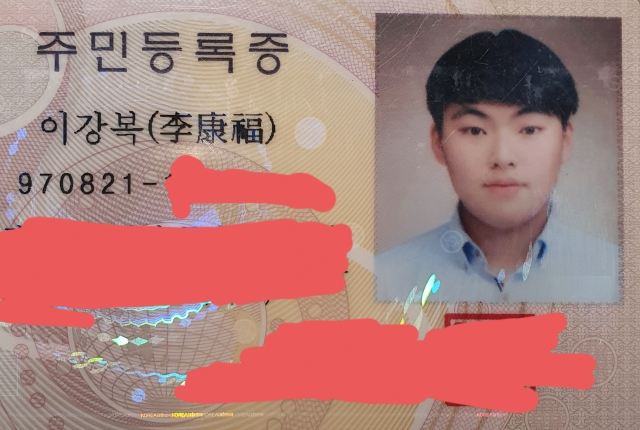
#> input picture media/example.jpg, 1280 x 860 px (shown at 1/2 size)
$ python -i ocr.py   (imports and definitions only)
#> lines starting #> are read from the running program, lines starting #| are printed output that depends on the picture
import pytesseract as pyt
from PIL import Image
import cv2
import numpy as np


def ocr(image):
    pyt.pytesseract.tesseract_cmd = r'.\authentication\Tesseract-OCR\tesseract'
    config_name = '-l kor --oem 3 --psm 12'
    config_birth = '-l kor --oem 3 --psm 12 -c tessedit_char_whitelist=0123456789'

    original_img = image.copy()
    w, h = original_img.size
    original_img = original_img.crop((0,h*0.2,w,h*0.5))
    img = np.array(original_img)

    img = cv2.cvtColor(img, cv2.COLOR_BGR2GRAY)
    img = cv2.GaussianBlur(img, (5, 5), 0)
    img = cv2.medianBlur(img, 5)

    name = ((pyt.image_to_string(img, config=config_name).split('\n\n'))[0].replace(' ', ''))[:3]
    birth = ((pyt.image_to_string(img, config=config_birth).split('\n\n'))[1].replace(' ', ''))[:6]

    return name, birth

>>> import cv2
>>> picture = cv2.imread('../media/example.jpg', cv2.IMREAD_GRAYSCALE)
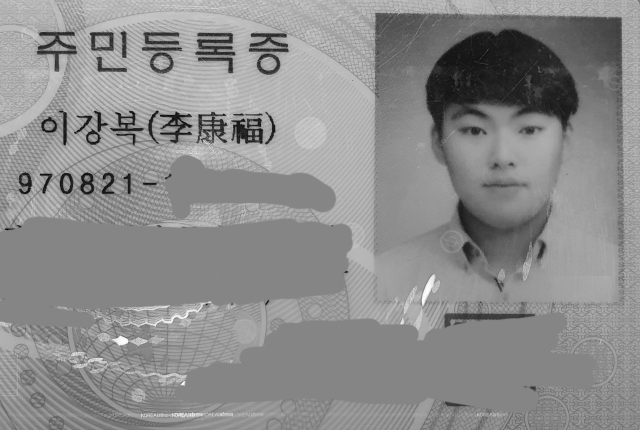
#> picture: shape (860, 1280) (shown at 1/2 size); min 2, max 255, mean 140.1
#> (the run stopped early here; a loop or call above may not have finished)
